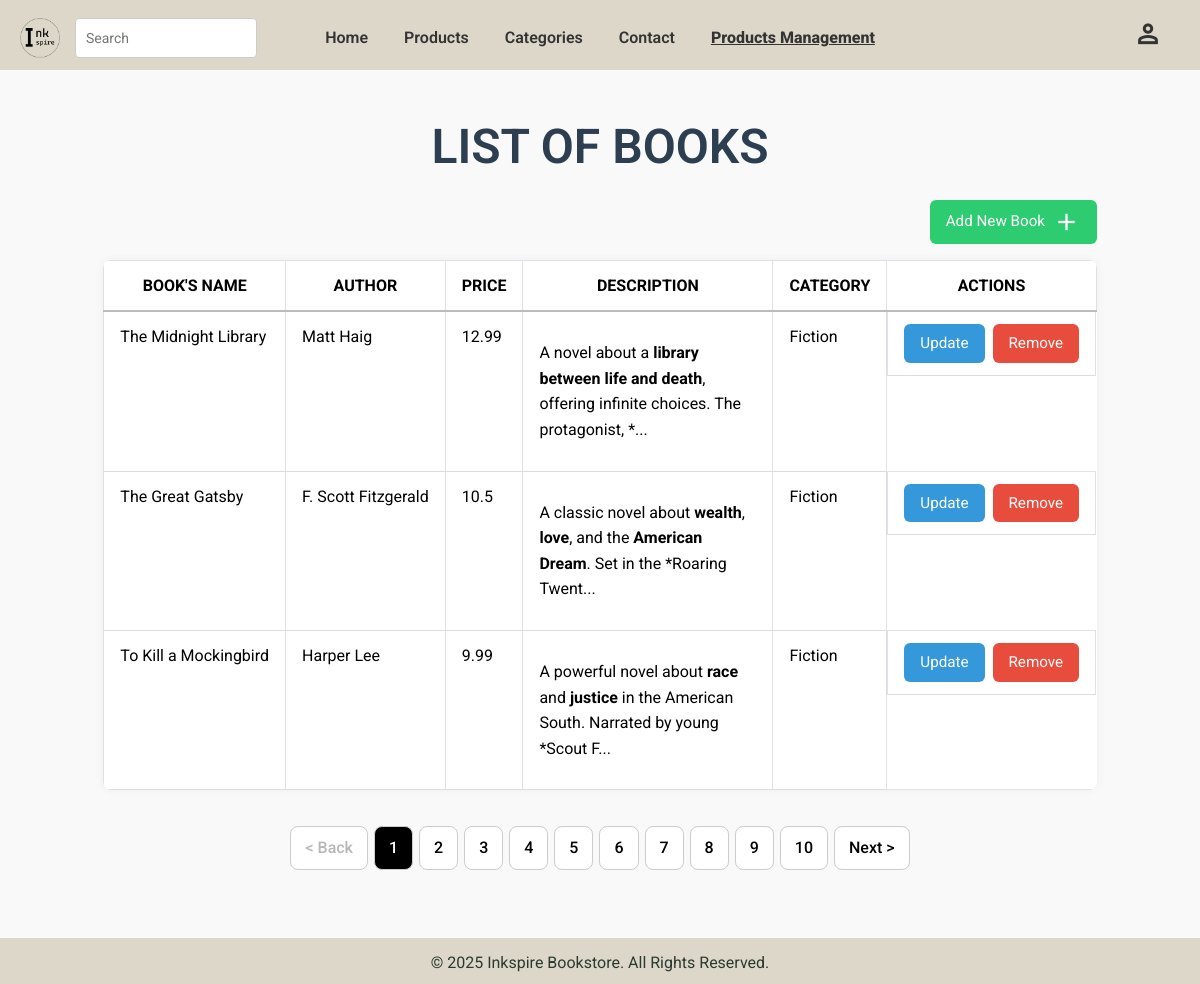
Page /index.php?page=mng (signed in) on the committed database.
### tables this page shows
CREATE TABLE PRODUCT (
    PRODUCT_ID INT UNSIGNED PRIMARY KEY AUTO_INCREMENT,
    NAME VARCHAR(255) NOT NULL,
    AUTHOR VARCHAR(255) NOT NULL,
    DESCRIPTION TEXT,
    PRICE FLOAT NOT NULL CHECK (PRICE >= 0),
    CATEGORY_ID INT,
    IMAGE VARCHAR(255),
    FOREIGN KEY (CATEGORY_ID) REFERENCES CATEGORY(CATEGORY_ID) ON DELETE SET NULL
);

### app/controllers/ProductsController.php (called while the page is built, shortened)
<?php
require_once "./app/models/ProductsModel.php";
function getSelectedCategories() {
    return $_GET['filter-category'] ?? [];
}
function getPriceRange() {
    $start = !empty($_GET['filter-price-start']) && is_numeric($_GET['filter-price-start']) ? $_GET['filter-price-start'] : -1;
    $end = !empty($_GET['filter-price-end']) && is_numeric($_GET['filter-price-end']) ? $_GET['filter-price-end'] : -1;
    return [$start, $end];
}
function getProductsWithConditions($limit = 12) {
    $page = $_GET['pgn'] ?? 1;
    $offset = ($page - 1) * $limit;
    $productsModel = new Products(DATABASE);
    $sortPrice = $_GET['sort-price'] ?? null;
    $sortName = $_GET['sort-name'] ?? null;
    $whereClauses = [];
    list($priceStart, $priceEnd) = getPriceRange();
    $orderBy = [];
    $products = $productsModel->getProductsWithConditions($whereClauses, $orderBy, $limit, $offset);
    $allFilteredProducts = $productsModel->getProductsWithConditions($whereClauses, $orderBy);
    $productsCount = count($allFilteredProducts);
    $totalPage = ceil($productsCount / $limit);
    return [$totalPage, $products];
}

### Database.php (called while the page is built, shortened)
<?php
class Database {
    private $connection;
    public function __construct($host, $username, $password, $database) {
        $this->connection = new mysqli($host, $username, $password, $database);
    }
    public function getConnection() {
        return $this->connection;
    }
}

### app/models/ProductsModel.php (called while the page is built, shortened)
<?php
class Products {
    private $connection;
    function __construct(Database $db) {
        $this->connection = $db->getConnection();
    }
    function getProductsWithConditions($whereClauses, $orderBy, $limit= -1, $offset= -1) {
        $products = Array();
        $query = "
        SELECT P.PRODUCT_ID, P.NAME, P.AUTHOR, P.PRICE, P.IMAGE, P.DESCRIPTION AS DESCRIPTION, COALESCE(C.NAME, 'Uncategorized') AS CNAME
        FROM PRODUCT AS P
        LEFT JOIN CATEGORY AS C ON P.CATEGORY_ID = C.CATEGORY_ID WHERE 1=1";
        if ($limit != -1) $query .= ' LIMIT ' . $limit;
        if ($offset != -1) $query .= ' OFFSET ' . $offset;
        $result = $this->connection->query($query);
        if ($result) {
            while ($row = $result->fetch_assoc()) {
                $products[] = $row;
            }
        }
        return $products;
    }
}

### app/controllers/Parsedown.php (called while the page is built, shortened)
<?php
class Parsedown
{
    function text($text)
    {
        $Elements = $this->textElements($text);
        $markup = $this->elements($Elements);
        $markup = trim($markup, "\n");
        return $markup;
    }
    protected function textElements($text)
    {
        $text = str_replace(array("\r\n", "\r"), "\n", $text);
        $text = trim($text, "\n");
        $lines = explode("\n", $text);
        return $this->linesElements($lines);
    }
    protected $breaksEnabled;
    protected $safeMode;
    protected $unmarkedBlockTypes = array(
        'Code',
    );
    protected function linesElements(array $lines)
    {
        $Elements = array();
        $CurrentBlock = null;
        foreach ($lines as $line)
        {
            $indent = strspn($line, ' ');
            $text = $indent > 0 ? substr($line, $indent) : $line;
            $Line = array('body' => $line, 'indent' => $indent, 'text' => $text);
            $marker = $text[0];
            $blockTypes = $this->unmarkedBlockTypes;
            foreach ($blockTypes as $blockType)
            {
                $Block = $this->{"block$blockType"}($Line, $CurrentBlock);
            }
            if (isset($Block))
            {
                $CurrentBlock = $Block;
            }
            else
            {
                $CurrentBlock = $this->paragraph($Line);
                $CurrentBlock['identified'] = true;
            }
        }
        if (isset($CurrentBlock))
        {
            $Elements[] = $this->extractElement($CurrentBlock);
        }
        return $Elements;
    }
    protected function extractElement(array $Component)
    {
        return $Component['element'];
    }
    protected function paragraph($Line)
    {
        return array(
            'type' => 'Paragraph',
            'element' => array(
                'name' => 'p',
                'handler' => array(
                    'function' => 'lineElements',
                    'argument' => $Line['text'],
                    'destination' => 'elements',
                ),
            ),
        );
    }
    protected $InlineTypes = array(
        '!' => array('Image'),
        '&' => array('SpecialCharacter'),
        '*' => array('Emphasis'),
        ':' => array('Url'),
        '<' => array('UrlTag', 'EmailTag', 'Markup'),
        '[' => array('Link'),
        '_' => array('Emphasis'),
        '`' => array('Code'),
        '~' => array('Strikethrough'),
        '\\' => array('EscapeSequence'),
    );
    protected $inlineMarkerList = '!*_&[:<`~\\';
    protected function lineElements($text, $nonNestables = array())
    {
        $text = str_replace(array("\r\n", "\r"), "\n", $text);
        $Elements = array();
        $nonNestables = (empty($nonNestables)
            ? array()
            : array_combine($nonNestables, $nonNestables)
        );
        while ($excerpt = strpbrk($text, $this->inlineMarkerList))
        {
            $marker = $excerpt[0];
            $markerPosition = strlen($text) - strlen($excerpt);
            $Excerpt = array('text' => $excerpt, 'context' => $text);
            foreach ($this->InlineTypes[$marker] as $inlineType)
            {
                $Inline = $this->{"inline$inlineType"}($Excerpt);
                if ( ! isset($Inline))
                {
                    continue;
                }
                if ( ! isset($Inline['position']))
                {
                    $Inline['position'] = $markerPosition;
                }
                $Inline['element']['nonNestables'] = isset($Inline['element']['nonNestables'])
                    ? array_merge($Inline['element']['nonNestables'], $nonNestables)
                    : $nonNestables
                ;
                $unmarkedText = substr($text, 0, $Inline['position']);
                $InlineText = $this->inlineText($unmarkedText);
                $Elements[] = $InlineText['element'];
                $Elements[] = $this->extractElement($Inline);
                $text = substr($text, $Inline['position'] + $Inline['extent']);
                continue 2;
            }
            $unmarkedText = substr($text, 0, $markerPosition + 1);
            $InlineText = $this->inlineText($unmarkedText);
            $Elements[] = $InlineText['element'];
            $text = substr($text, $markerPosition + 1);
        }
        $InlineText = $this->inlineText($text);
        $Elements[] = $InlineText['element'];
        foreach ($Elements as &$Element)
        {
            if ( ! isset($Element['autobreak']))
            {
                $Element['autobreak'] = false;
            }
        }
        return $Elements;
    }
    protected function inlineText($text)
    {
        $Inline = array(
            'extent' => strlen($text),
            'element' => array(),
        );
        $Inline['element']['elements'] = self::pregReplaceElements(
            $this->breaksEnabled ? '/[ ]*+\n/' : '/(?:[ ]*+\\\\|[ ]{2,}+)\n/',
            array(
                array('name' => 'br'),
                array('text' => "\n"),
            ),
            $text
        );
        return $Inline;
    }
    protected function inlineEmphasis($Excerpt)
    {
        $marker = $Excerpt['text'][0];
        if ($Excerpt['text'][1] === $marker and preg_match($this->StrongRegex[$marker], $Excerpt['text'], $matches))
        {
            $emphasis = 'strong';
        }
        elseif (preg_match($this->EmRegex[$marker], $Excerpt['text'], $matches))
        {
            $emphasis = 'em';
        }
        else
        {
            return;
        }
        return array(
            'extent' => strlen($matches[0]),
            'element' => array(
                'name' => $emphasis,
                'handler' => array(
                    'function' => 'lineElements',
                    'argument' => $matches[1],
                    'destination' => 'elements',
                )
            ),
        );
    }
    protected function handle(array $Element)
    {
        if (isset($Element['handler']))
        {
            if (!isset($Element['nonNestables']))
            {
                $Element['nonNestables'] = array();
            }
            if (is_string($Element['handler']))
            {
                $function = $Element['handler'];
                $argument = $Element['text'];
                unset($Element['text']);
                $destination = 'rawHtml';
            }
            else
            {
                $function = $Element['handler']['function'];
                $argument = $Element['handler']['argument'];
                $destination = $Element['handler']['destination'];
            }
            $Element[$destination] = $this->{$function}($argument, $Element['nonNestables']);
            unset($Element['handler']);
        }
        return $Element;
    }
    protected function element(array $Element)
    {
        $Element = $this->handle($Element);
        $hasName = isset($Element['name']);
        $markup = '';
        if ($hasName)
        {
            $markup .= '<' . $Element['name'];
        }
        $permitRawHtml = false;
        if (isset($Element['text']))
        {
            $text = $Element['text'];
        }
        elseif (isset($Element['rawHtml']))
        {
            $text = $Element['rawHtml'];
            $allowRawHtmlInSafeMode = isset($Element['allowRawHtmlInSafeMode']) && $Element['allowRawHtmlInSafeMode'];
            $permitRawHtml = !$this->safeMode || $allowRawHtmlInSafeMode;
        }
        $hasContent = isset($text) || isset($Element['element']) || isset($Element['elements']);
        if ($hasContent)
        {
            $markup .= $hasName ? '>' : '';
            if (isset($Element['elements']))
            {
                $markup .= $this->elements($Element['elements']);
            }
            elseif (isset($Element['element']))
            {
                $markup .= $this->element($Element['element']);
            }
            else
            {
                if (!$permitRawHtml)
                {
                    $markup .= self::escape($text, true);
                }
                else
                {
                    $markup .= $text;
                }
            }
            $markup .= $hasName ? '</' . $Element['name'] . '>' : '';
        }
        elseif ($hasName)
        {
            $markup .= ' />';
        }
        return $markup;
    }
    protected function elements(array $Elements)
    {
        $markup = '';
        $autoBreak = true;
        foreach ($Elements as $Element)
        {
            $autoBreakNext = (isset($Element['autobreak'])
                ? $Element['autobreak'] : isset($Element['name'])
            );
            $autoBreak = !$autoBreak ? $autoBreak : $autoBreakNext;
            $markup .= ($autoBreak ? "\n" : '') . $this->element($Element);
            $autoBreak = $autoBreakNext;
        }
        $markup .= $autoBreak ? "\n" : '';
        return $markup;
    }
    protected static function pregReplaceElements($regexp, $Elements, $text)
    {
        $newElements = array();
        $newElements[] = array('text' => $text);
        return $newElements;
    }
    protected static function escape($text, $allowQuotes = false)
    {
        return htmlspecialchars($text, $allowQuotes ? ENT_NOQUOTES : ENT_QUOTES, 'UTF-8');
    }
    protected $StrongRegex = array(
        '*' => '/^[*]{2}((?:\\\\\*|[^*]|[*][^*]*+[*])+?)[*]{2}(?![*])/s',
        '_' => '/^__((?:\\\\_|[^_]|_[^_]*+_)+?)__(?!_)/us',
    );
    protected $EmRegex = array(
        '*' => '/^[*]((?:\\\\\*|[^*]|[*][*][^*]+?[*][*])+?)[*](?![*])/s',
        '_' => '/^_((?:\\\\_|[^_]|__[^_]*__)+?)_(?!_)\b/us',
    );
}

### app/views/manage.php (the view, shortened to what this page needs)
<?php
require_once './app/controllers/ProductsController.php';
require_once './app/controllers/Parsedown.php';
$Parsedown = new Parsedown();
[$totalPage, $products] = getProductsWithConditions(3)
?>
<!DOCTYPE html>
<html lang="en">
<head>
    <link rel="stylesheet" href="./public/css/manage.css">
</head>
<body>
    <?php require_once './app/views/partials/nav.php' ?>
    <main>
        <section>
            <h1>LIST OF BOOKS</h1>
            <div class="product-container">
                <div class="add-button-row">
                    <a class="btn btn-success  custom-display" href="?page=add">
                        Add New Book
                        &nbsp;
                        <span class="material-symbols-outlined text-white">add</span>
                    </a>
                </div>
                <div >
                    <table class="table table-bordered table-sm">
                        <thead class="thead-light">
                            <tr>
                                <th>Book's name</th>
                                <th class="col author">Author</th>
                                <th class="col price">Price</th>
                                <th class="col des">Description</th>
                                <th class="col cat">Category</th>
                                <th class="col act">Actions</th>
                            </tr>
                        </thead>
                        <?php foreach ($products as $product) : ?>
                            <tr>
                                <td data-label="Book's name"><?= $product["NAME"] ?></td>
                                <td data-label="Author" class="author"><?= $product["AUTHOR"] ?></td>
                                <td data-label="Price" class="price"><?= $product["PRICE"] ?></td>
                                <td data-label="Description" class="des" title="<?= htmlspecialchars(strip_tags($product["DESCRIPTION"])) ?>">
                                    <p>
                                        <?= $Parsedown->text(mb_strimwidth(strip_tags($product["DESCRIPTION"]), 0, 100, '...')) ?>
                                    </p>
                                </td>
                                <td data-label="Category" class="cat"><?= $product["CNAME"] ?></td>
                                <td data-label="Actions" class="act">
                                    <a class="btn btn-primary table-btn" href="?page=edit&id=<?= $product['PRODUCT_ID'] ?>">Update</a>
                                    <form action="./app/controllers/BookManipulation.php" method="POST" onsubmit="return confirm('Are you sure you want to delete this product?');">
                                        <button type="submit" class="btn btn-danger table-btn">Remove</button>
                                    </form>
                                </td>
                            </tr>
                        <?php endforeach ?>
                    </table>
                </div>
            </div>
        </section>
    </main>
</body>
</html>

### rows in the picture
product: NAME "The Midnight Library", AUTHOR "Matt Haig", PRICE "12.99", DESCRIPTION "A novel about a library between life and death , offering infinite choices. The protagonist, *...", CNAME "Fiction"
product: NAME "The Great Gatsby", AUTHOR "F. Scott Fitzgerald", PRICE "10.5", DESCRIPTION "A classic novel about wealth , love , and the American Dream . Set in the *Roaring Twent...", CNAME "Fiction"
product: NAME "To Kill a Mockingbird", AUTHOR "Harper Lee", PRICE "9.99", DESCRIPTION "A powerful novel about race and justice in the American South. Narrated by young *Scout F...", CNAME "Fiction"

### other values in the picture
$i "1"
$i "2"
$i "3"
$i "4"
$i "5"
$i "6"
$i "7"
$i "8"
$i "9"
$i "10"
